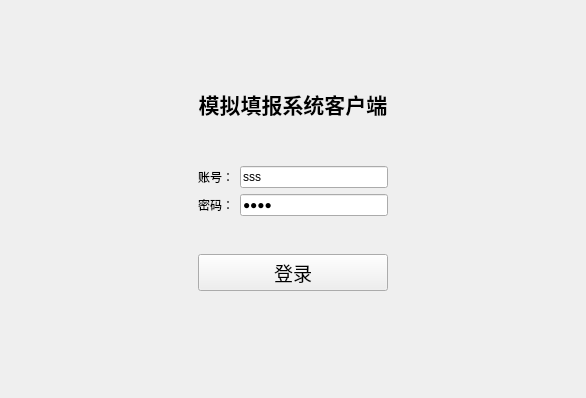
<?xml version="1.0" encoding="UTF-8"?>
<ui version="4.0">
 <class>LoginWidgt</class>
 <widget class="QWidget" name="LoginWidgt">
  <property name="geometry">
   <rect>
    <x>0</x>
    <y>0</y>
    <width>586</width>
    <height>398</height>
   </rect>
  </property>
  <property name="windowTitle">
   <string>Form</string>
  </property>
  <layout class="QGridLayout" name="gridLayout_3">
   <item row="0" column="1">
    <spacer name="verticalSpacer_3">
     <property name="orientation">
      <enum>Qt::Vertical</enum>
     </property>
     <property name="sizeHint" stdset="0">
      <size>
       <width>20</width>
       <height>78</height>
      </size>
     </property>
    </spacer>
   </item>
   <item row="1" column="0">
    <spacer name="horizontalSpacer_3">
     <property name="orientation">
      <enum>Qt::Horizontal</enum>
     </property>
     <property name="sizeHint" stdset="0">
      <size>
       <width>187</width>
       <height>20</height>
      </size>
     </property>
    </spacer>
   </item>
   <item row="1" column="1" colspan="2">
    <layout class="QGridLayout" name="gridLayout_2">
     <item row="0" column="0">
      <widget class="QLabel" name="label_3">
       <property name="font">
        <font>
         <bold>true</bold>
        </font>
       </property>
       <property name="text">
        <string>&lt;html&gt;&lt;head/&gt;&lt;body&gt;&lt;p&gt;&lt;span style=&quot; font-size:16pt; font-weight:600;&quot;&gt;模拟填报系统客户端&lt;/span&gt;&lt;/p&gt;&lt;/body&gt;&lt;/html&gt;</string>
       </property>
       <property name="alignment">
        <set>Qt::AlignCenter</set>
       </property>
      </widget>
     </item>
     <item row="1" column="0">
      <spacer name="verticalSpacer_2">
       <property name="orientation">
        <enum>Qt::Vertical</enum>
       </property>
       <property name="sizeType">
        <enum>QSizePolicy::Fixed</enum>
       </property>
       <property name="sizeHint" stdset="0">
        <size>
         <width>20</width>
         <height>40</height>
        </size>
       </property>
      </spacer>
     </item>
     <item row="2" column="0">
      <layout class="QGridLayout" name="gridLayout">
       <item row="0" column="0">
        <widget class="QLabel" name="label">
         <property name="text">
          <string>账号：</string>
         </property>
        </widget>
       </item>
       <item row="0" column="1">
        <widget class="QLineEdit" name="lineEdit_ID">
         <property name="inputMask">
          <string/>
         </property>
         <property name="text">
          <string>sss</string>
         </property>
        </widget>
       </item>
       <item row="1" column="0">
        <widget class="QLabel" name="label_2">
         <property name="text">
          <string>密码：</string>
         </property>
        </widget>
       </item>
       <item row="1" column="1">
        <widget class="QLineEdit" name="lineEdit_PW">
         <property name="inputMask">
          <string/>
         </property>
         <property name="text">
          <string>ssss</string>
         </property>
         <property name="echoMode">
          <enum>QLineEdit::PasswordEchoOnEdit</enum>
         </property>
        </widget>
       </item>
      </layout>
     </item>
     <item row="3" column="0">
      <spacer name="verticalSpacer">
       <property name="orientation">
        <enum>Qt::Vertical</enum>
       </property>
       <property name="sizeHint" stdset="0">
        <size>
         <width>190</width>
         <height>13</height>
        </size>
       </property>
      </spacer>
     </item>
     <item row="4" column="0">
      <spacer name="horizontalSpacer_2">
       <property name="orientation">
        <enum>Qt::Horizontal</enum>
       </property>
       <property name="sizeHint" stdset="0">
        <size>
         <width>40</width>
         <height>20</height>
        </size>
       </property>
      </spacer>
     </item>
     <item row="5" column="0">
      <widget class="QPushButton" name="btn_Login">
       <property name="font">
        <font>
         <pointsize>14</pointsize>
        </font>
       </property>
       <property name="text">
        <string>登录</string>
       </property>
      </widget>
     </item>
     <item row="6" column="0">
      <spacer name="horizontalSpacer">
       <property name="orientation">
        <enum>Qt::Horizontal</enum>
       </property>
       <property name="sizeHint" stdset="0">
        <size>
         <width>40</width>
         <height>20</height>
        </size>
       </property>
      </spacer>
     </item>
    </layout>
   </item>
   <item row="1" column="3">
    <spacer name="horizontalSpacer_4">
     <property name="orientation">
      <enum>Qt::Horizontal</enum>
     </property>
     <property name="sizeHint" stdset="0">
      <size>
       <width>187</width>
       <height>20</height>
      </size>
     </property>
    </spacer>
   </item>
   <item row="2" column="2">
    <spacer name="verticalSpacer_4">
     <property name="orientation">
      <enum>Qt::Vertical</enum>
     </property>
     <property name="sizeHint" stdset="0">
      <size>
       <width>20</width>
       <height>77</height>
      </size>
     </property>
    </spacer>
   </item>
  </layout>
 </widget>
 <resources/>
 <connections/>
</ui>
